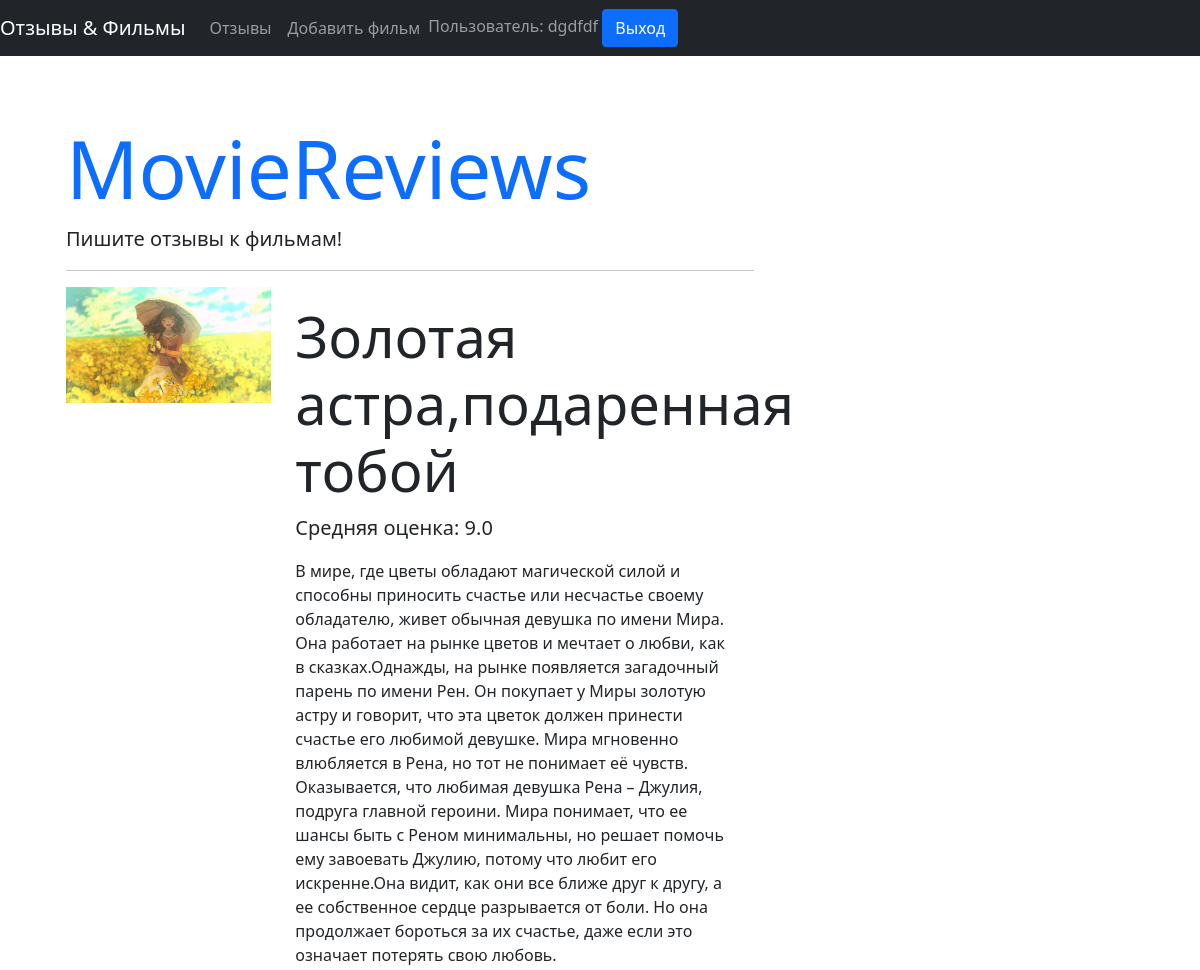
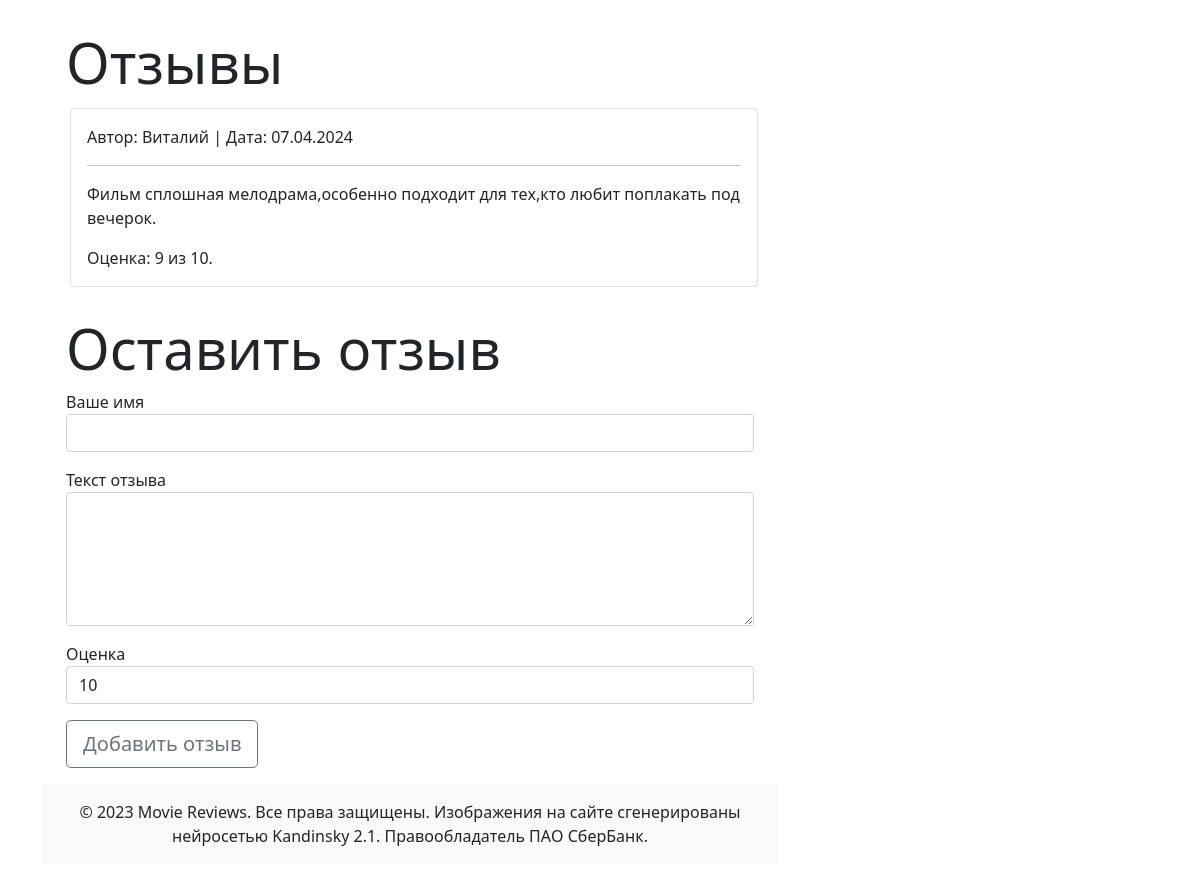
/movie/2 (signed in), run on the app's committed database (2 pictures, top to bottom).
### models.py (models this page shows, shortened)
class User(db.Model, UserMixin):
    id = db.Column(db.Integer(), primary_key=True)
    name = db.Column(db.String(100))
    username = db.Column(db.String(50), nullable=False, unique=True)
    email = db.Column(db.String(100), nullable=False, unique=True)
    password_hash = db.Column(db.String(100), nullable=False)
    created_on = db.Column(db.DateTime(), default=datetime.utcnow)

class Movie(db.Model):
    id = db.Column(db.Integer, primary_key=True)
    title = db.Column(db.String(255), nullable=False)
    description = db.Column(db.Text, nullable=False)
    image = db.Column(db.String(255), nullable=False)
    reviews = db.relationship('Review', back_populates='movie')

class Review(db.Model):
    id = db.Column(db.Integer, primary_key=True)
    name = db.Column(db.String(255), nullable=False)
    text = db.Column(db.Text, nullable=False)
    created_date = db.Column(db.DateTime, default=datetime.utcnow)
    score = db.Column(db.Integer, nullable=False)
    movie_id = db.Column(db.Integer, db.ForeignKey('movie.id', ondelete="CASCADE"))
    movie = db.relationship('Movie', back_populates='reviews')

### views.py (the view, shortened to what this page needs)
@app.route('/movie/<int:id>', methods=['GET', 'POST'])
def movie(id):
    movie = Movie.query.get(id)
    if movie.reviews:
        avg_score = round(sum(review.score for review in movie.reviews) / len(movie.reviews), 2)
    else:
        avg_score = 0
    form = ReviewForm(score=10)
    return render_template('movie.html',
                           movie=movie,
                           avg_score=avg_score,
                           form=form)

### forms.py
class ReviewForm(FlaskForm):
    name = StringField('Ваше имя',
                       validators=[DataRequired(message="Поле не должно быть пустым")])
    text = TextAreaField('Текст отзыва',
                         validators=[DataRequired(message="Поле не должно быть пустым")])
    score = SelectField('Оценка',
                        choices=[(i, i) for i in range(1, 11)])
    submit = SubmitField('Добавить отзыв')

### models.py (called while the page is built)
@login_manager.user_loader
def load_user(user_id):
    return User.query.get(user_id)

### templates/movie.html
{% extends 'base.html' %}
{% block content %}
  <div class="row mb-3">
    <div class="col-md-4">
      {% if movie.image %}
        <img class="img-fluid" src="{{ url_for('static', filename='images/' + movie.image) }}">
      {% endif %}
    </div>
    <div class="col-md-8">
      <h1 class="mt-3 display-4">{{ movie.title }}</h1>
      {% if avg_score %}
        <p class="lead">Средняя оценка: {{ avg_score }}</p>
      {% endif %}
      <p>{{ movie.description }}</p>
    </div>
  </div>
  <h1 class="display-4">Отзывы</h1>
  <div class="m-1">
    {% for review in movie.reviews %}
      <div class="card mb-4">
        <div class="card-body">
          <p class="card-text">Автор: {{ review.name }} | Дата: {{ review.created_date.strftime('%d.%m.%Y') }}</p>
          <hr>
          <p class="card-text font-italic">{{ review.text }}</p>
          <p class="card-text font-italic">Оценка: {{ review.score }} из 10.</p>
        </div>
      </div>
    {% else %}
      <p>Отзывов еще нет, но вы можете оставить первый!</p>
    {% endfor %}
  </div>
  <h1 class="display-4">Оставить отзыв</h1>
  {% include 'add_review.html' %}
{% endblock content %}

### templates/navigation.html (shortened to what this page needs)
<nav class="navbar navbar-expand-md navbar-dark bg-dark">
  <a class="navbar-brand" href="{{ url_for('index') }}">Отзывы & Фильмы</a>
  <div class="collapse navbar-collapse" id="navbarNav">
    <div class="mr-auto">
      <ul class="navbar-nav">
        <li class="nav-item active">
          <a class="nav-link" href="{{ url_for('index') }}">Отзывы</a>
        </li>
        <li class="nav-item">
          <a class="nav-link" href="{{ url_for('add_movie') }}">Добавить фильм</a>
        </li>
      </ul>
    </div>
    <div>
      {% if not current_user.is_authenticated %}
        <a class="btn btn-outline-primary" href="{{ url_for('login') }}">Вход</a>
        <a class="btn btn-primary" href="{{ url_for('registration') }}">Регистрация</a>
      {% else %}
        <span class="navbar-text">Пользователь: {{ current_user.name }}</span>
        <a class="btn btn-primary" href="{{ url_for('logout') }}">Выход</a>
      {% endif %}
    </div>
  </div>
</nav>

### data on the page
User: name "dgdfdf"
Movie: image (picture), title "Золотая астра,подаренная тобой", description "В мире, где цветы обладают магической силой и способны приносить счастье или несчастье своему обладателю, живет обычная девушка по имени Мира. Она работает на рынке цветов и мечтает о любви, как в сказках.Однажды, на рынке появляется загадочный парень по имени Рен. Он покупает у Миры золотую астру и говорит, что эта цветок должен принести счастье его любимой девушке. Мира мгновенно влюбляется в Рена, но тот не понимает её чувств. Оказывается, что любимая девушка Рена – Джулия, подруга главной героини. Мира понимает, что ее шансы быть с Реном минимальны, но решает помочь ему завоевать Джулию, потому что любит его искренне.Она видит, как они все ближе друг к другу, а ее собственное сердце…"
Review: name "Виталий", created_date "07.04.2024", text "Фильм сплошная мелодрама,особенно подходит для тех,кто любит поплакать под вечерок.", score "9"

### other printed values
{{ avg_score }} "9.0"
